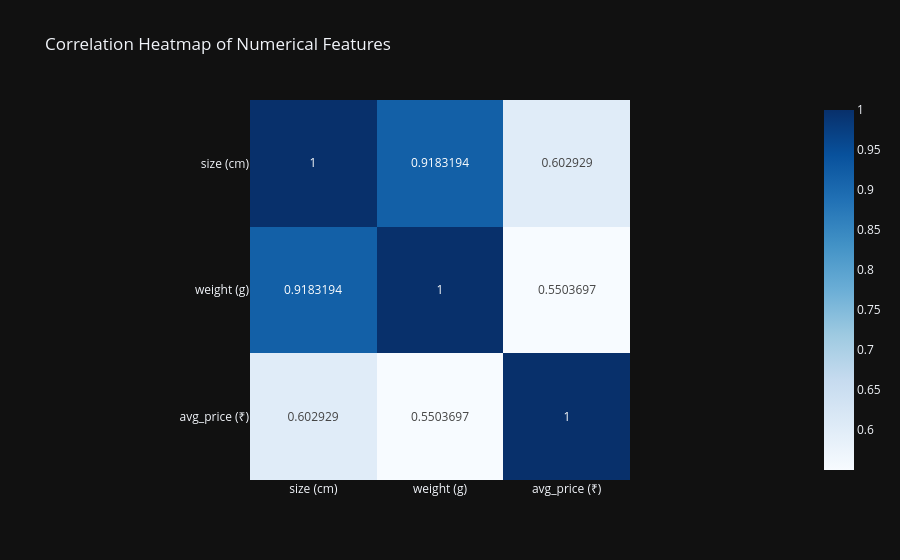

Notebook cell for this chart:
### Markdown cell above
## 5. Create Correlation Heatmap

Compute and visualize the correlation matrix for numerical features using a heatmap.

### Code cell
# Create Correlation Heatmap
corr_matrix = fruit_data[numerical_features].corr()

fig = px.imshow(corr_matrix, text_auto=True, color_continuous_scale='blues',
                title='Correlation Heatmap of Numerical Features')
fig.show()

### Figure 1 — Plotly figure (JSON) as saved in the notebook; plotly's stock layout.template omitted (floating-point values rounded to 4 significant figures)
{"data": [{"coloraxis": "coloraxis", "hovertemplate": "x: %{x}<br>y: %{y}<br>color: %{z}<extra></extra>", "name": "0", "texttemplate": "%{z}", "type": "heatmap", "x": ["size (cm)", "weight (g)", "avg_price (₹)"], "xaxis": "x", "y": ["size (cm)", "weight (g)", "avg_price (₹)"], "yaxis": "y", "z": [[1.0, 0.9183, 0.6029], [0.9183, 1.0, 0.5504], [0.6029, 0.5504, 1.0]]}], "layout": {"coloraxis": {"colorscale": [[0, "rgb(247,251,255)"], [0.125, "rgb(222,235,247)"], [0.25, "rgb(198,219,239)"], [0.375, "rgb(158,202,225)"], [0.5, "rgb(107,174,214)"], [0.625, "rgb(66,146,198)"], [0.75, "rgb(33,113,181)"], [0.875, "rgb(8,81,156)"], [1, "rgb(8,48,107)"]]}, "title": {"text": "Correlation Heatmap of Numerical Features"}, "xaxis": {"anchor": "y", "constrain": "domain", "domain": [0, 1], "scaleanchor": "y"}, "yaxis": {"anchor": "x", "autorange": "reversed", "constrain": "domain", "domain": [0, 1]}}}
